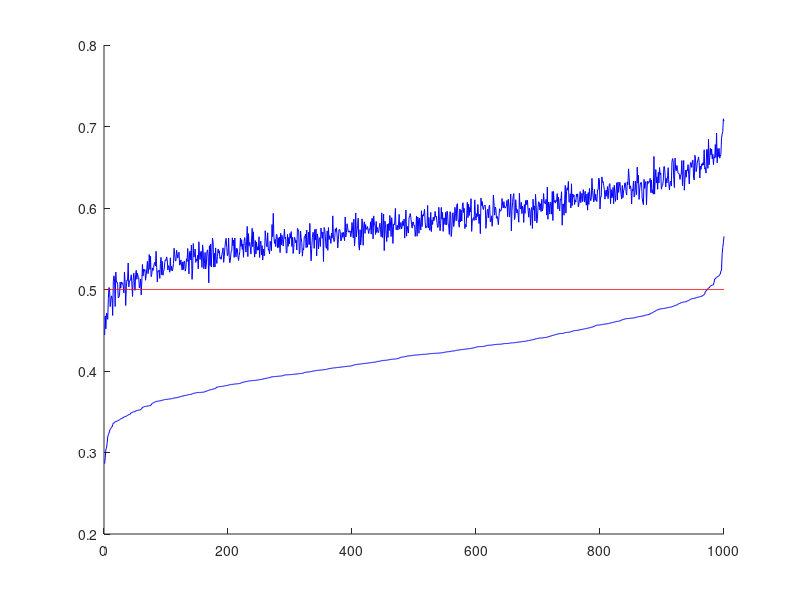

This chart was generated by the following MATLAB code:
close all; clear all; clc;

K = 1000;
n = 48;
mean_confidence_intervals = zeros(K, 2);
m_out_count = 0;
for i=1:K
    u = rand(n, 1);
    
    m = 1/n * sum(u);
    s = sqrt(1/(n-1) * sum((u - m).^2));
    
    eta = 1.96;
    ci_mean = m + [-eta*s/sqrt(n) eta*s/sqrt(n)];
    
    mean_confidence_intervals(i,:) = ci_mean;
    if 0.5 < ci_mean(1) || 0.5 > ci_mean(2)
        m_out_count = m_out_count + 1;
    end
end

fprintf('The mean CI does not contain 0.5 in %d/%d cases\n', m_out_count, K);

[sorted_low_ci, sort_i] = sort(mean_confidence_intervals(:,1));

mean_confidence_intervals = [sorted_low_ci, mean_confidence_intervals(sort_i, 2)];

figure;
hold all;
plot(1:K, mean_confidence_intervals(:,1), 'Color', 'blue');
plot(1:K, mean_confidence_intervals(:, 2), 'Color', 'blue');
plot(1:K, 0.5*ones(K, 1), 'Color', 'red');
print('uniform_mean_ci', '-depsc');
